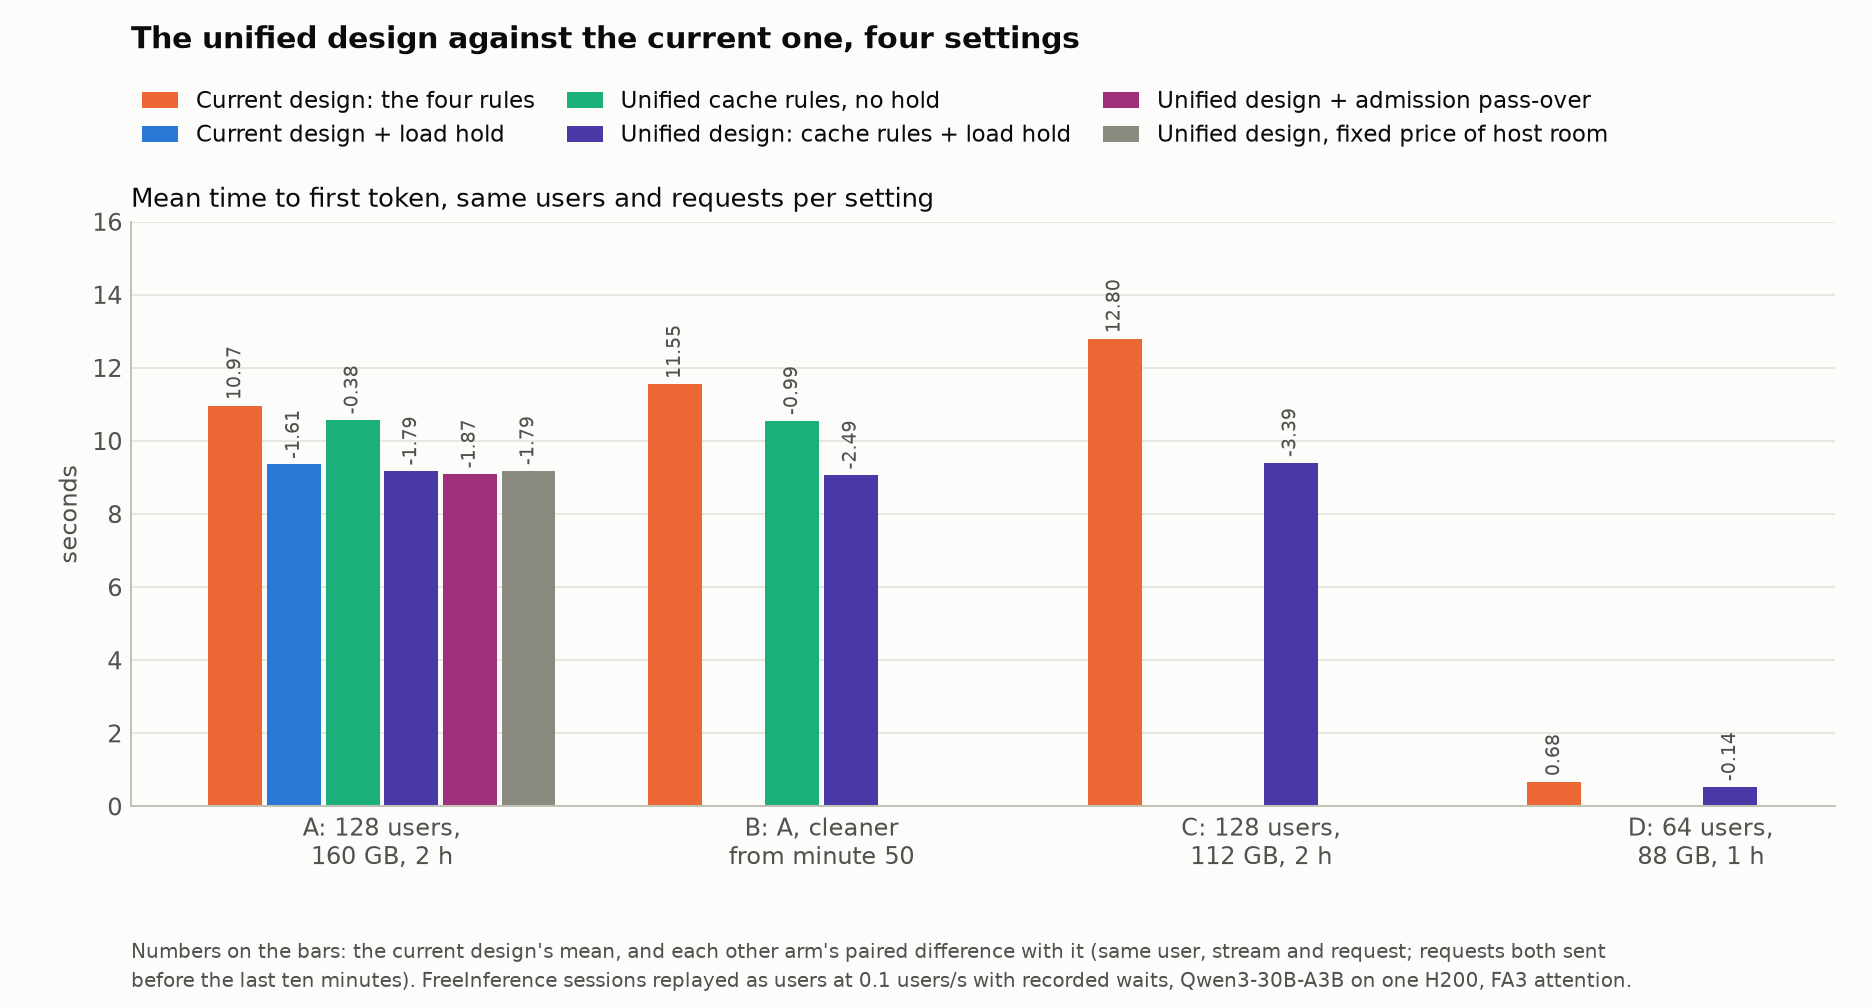

This figure's Python source:
"""One figure across the four settings: mean TTFT of each arm that ran, with the paired difference to the current
design written on each bar (the campaign figure style: one legend above, a footnote with the numbers).

In the container, from agent_cache/scripts/ (no GPU is used):
  CUDA_VISIBLE_DEVICES=7 PYTHONPATH=. python3 -B ../results/compare_unified/summary.py
Reads results/compare_unified/<setting>/compare_arms.out (update.sh writes them) and writes summary.png/.pdf/.csv
into results/compare_unified/.
"""
import csv
import os
import re
import textwrap

import matplotlib

matplotlib.use("Agg")
import matplotlib.pyplot as plt  # noqa: E402

import jit_vs_hicache as jv  # noqa: E402

HERE = os.path.dirname(os.path.abspath(__file__))
SETTINGS = (
    ("A_128u_160g", "A: 128 users,\n160 GB, 2 h"),
    ("B_cleaner50", "B: A, cleaner\nfrom minute 50"),
    ("C_112g", "C: 128 users,\n112 GB, 2 h"),
    ("D_64u_88g", "D: 64 users,\n88 GB, 1 h"),
)
ARMS = (
    ("ec_full", "Current design: the four rules", "#eb6834"),
    ("ec_full_load", "Current design + load hold", "#2a78d6"),
    ("unified", "Unified cache rules, no hold", "#1baf7a"),
    ("unified_load", "Unified design: cache rules + load hold", "#4a3aa7"),
    ("unified_load_po", "Unified design + admission pass-over", "#a0307a"),
    ("unified_load_fixedprice", "Unified design, fixed price of host room", "#8a8a80"),
)
PAIR = re.compile(r"^(\S+)\s+(\S+)\s+\|\s+(\d+)\s+\d+\s+\|\s+([\d.]+)\s+([\d.]+)\s+\|\s+([+-][\d.]+)\s+\[\s*([+-][\d.]+),\s*([+-][\d.]+)\]")


def pairs(setting):
    out = {}
    path = os.path.join(HERE, setting, "compare_arms.out")
    if not os.path.exists(path):
        return out
    for line in open(path):
        m = PAIR.match(line)
        if m and m.group(1) == "ec_full":
            out[m.group(2)] = dict(
                n=int(m.group(3)), base=float(m.group(4)), mean=float(m.group(5)),
                diff=float(m.group(6)), lo=float(m.group(7)), hi=float(m.group(8)),
            )
    return out


def main():
    plt.rcParams.update({"font.size": 9.5, "axes.edgecolor": jv.AXIS, "xtick.color": jv.INK2, "ytick.color": jv.INK2,
                         "axes.labelcolor": jv.INK2})
    data = {s: pairs(s) for s, _ in SETTINGS}
    present = [a for a in ARMS if a[0] == "ec_full" or any(a[0] in data[s] for s, _ in SETTINGS)]
    fig, ax = plt.subplots(1, 1, figsize=(10.4, 5.6), facecolor=jv.SURFACE)
    jv.style(ax, "Mean time to first token, same users and requests per setting", "seconds")
    width = 0.8 / len(present)
    rows = []
    for k, (key, label, color) in enumerate(present):
        xs, ys = [], []
        for i, (setting, _) in enumerate(SETTINGS):
            d = data[setting]
            if not d:
                continue
            if key == "ec_full":
                y = next(iter(d.values()))["base"]
                text = f"{y:.2f}"
            elif key in d:
                y = d[key]["mean"]
                text = f"{d[key]['diff']:+.2f}"
                rows.append((setting, key, d[key]["base"], y, d[key]["diff"], d[key]["lo"], d[key]["hi"], d[key]["n"]))
            else:
                continue
            x = i - 0.4 + width * (k + 0.5)
            xs.append(x)
            ys.append(y)
            ax.text(x, y + 0.15, text, ha="center", va="bottom", fontsize=7.5, color=jv.INK2, rotation=90)
        ax.bar(xs, ys, width=width * 0.92, color=color, label=label)
    ax.set_xticks(range(len(SETTINGS)))
    ax.set_xticklabels([t for _, t in SETTINGS])
    ax.set_ylim(0, max(r[2] for r in rows) * 1.25 if rows else 1)
    fig.subplots_adjust(left=0.07, right=0.98, top=0.78, bottom=0.2)
    fig.legend(*ax.get_legend_handles_labels(), loc="upper left", bbox_to_anchor=(0.065, 0.93), ncol=3, frameon=False,
               fontsize=9, handlelength=1.6, columnspacing=1.4, labelcolor=jv.INK)
    fig.text(0.07, 0.975, "The unified design against the current one, four settings", fontsize=12, color=jv.INK,
             va="top", weight="semibold")
    jv.footnote(fig, 0.07, textwrap.fill("Numbers on the bars: the current design's mean, and each other arm's paired "
                "difference with it (same user, stream and request; requests both sent before the last ten minutes). "
                "FreeInference sessions replayed as users at 0.1 users/s with recorded waits, Qwen3-30B-A3B on one H200, "
                "FA3 attention.", 150))
    for ext in ("png", "pdf"):
        fig.savefig(os.path.join(HERE, f"summary.{ext}"), dpi=180, facecolor=jv.SURFACE)
    plt.close(fig)
    with open(os.path.join(HERE, "summary.csv"), "w", newline="") as f:
        w = csv.writer(f)
        w.writerow(["setting", "arm", "current_mean_s", "arm_mean_s", "paired_diff_s", "ci_lo", "ci_hi", "pairs"])
        w.writerows(rows)
    for r in rows:
        print(" ".join(str(v) for v in r))


if __name__ == "__main__":
    main()
